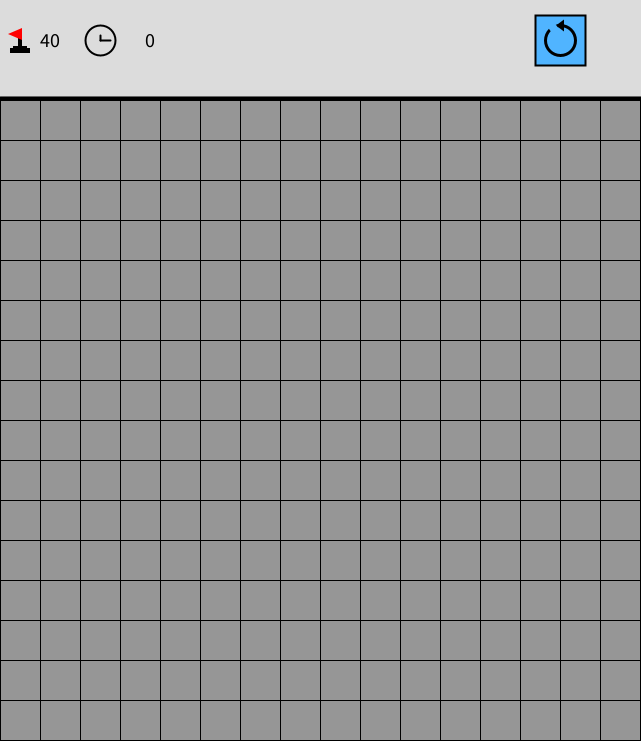
Frame 1 (no input)
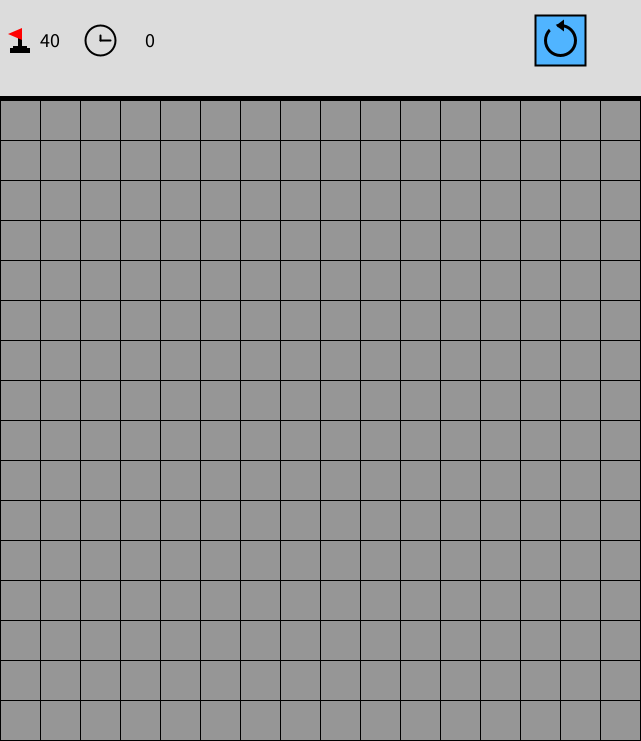
Frame 60 (the mouse pressed at the canvas centre just before this capture)
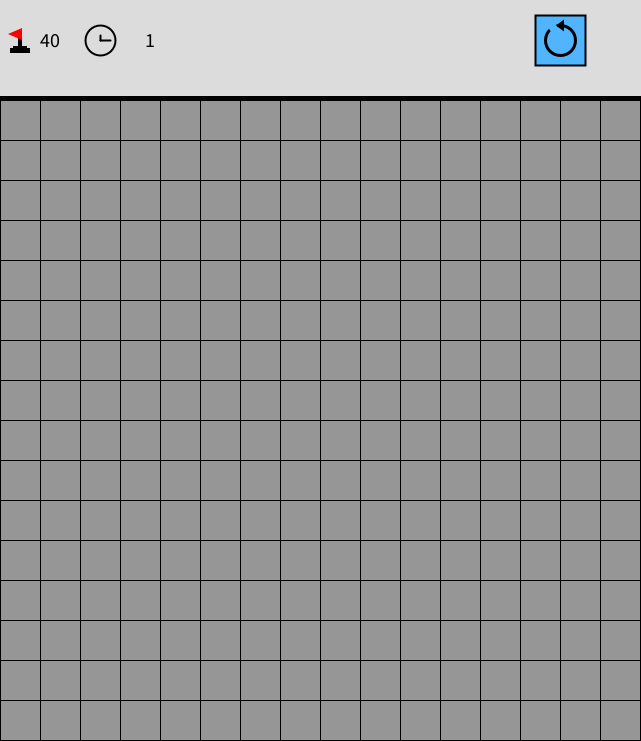
Frame 120 (the mouse held since frame 60 and released just before this capture)

The Processing sketch that drew these frames (run headless with seeded random() and noise(); from frame 60 on, the mouse is pressed at the canvas centre):

// Processing sketch: minesweeper
// ── minesweeper.pde
// Minesweeper clone by Ben Liu
// March 29, 2020

// 2D array of all tile objects
Tile[][] tiles;

////////////////////////////////////////////////////////////////////////////////////////////
// You can change this!

// Number of bombs in the game
// Make sure the # of mines do not exceed the # of tiles
int numOfMines = 40;

// Number of tiles in the game
// Make sure to resize the window below if you change the # of rows/columns
int columns = 16;
int rows = 16;

// Regular minesweeper rules:
// Easy:   9x9,   10 mines | size(361, 461);
// Medium: 16x16, 40 mines | size(641, 741);
// Expert: 30x16, 99 mines | size(1201, 741);
////////////////////////////////////////////////////////////////////////////////////////////

// Global variables
int totalTiles = columns * rows;
int timer = 0;
int flagsLeft = numOfMines;
int tilesLeft;
boolean firstClick = false;
boolean gameOver = false;
boolean win = false;

void setup(){
  // Declare the tile object array
  tiles = new Tile[columns][rows];

////////////////////////////////////////////////////////////////////////////////////////////
  // Resize the window here
  // Each row/column is 40 pixels
  // Then, add 1 to the first number and add 101 to the second number
  // Example: 10 columns, 10 rows -> (401, 501)
  size(641, 741);
////////////////////////////////////////////////////////////////////////////////////////////

  textAlign(CENTER, CENTER);

  // Create all the tiles
  createTiles();

}

void draw(){

  // Display the top of the window
  noStroke();
  fill(220);
  rect(0, 0, width, 96);
  stroke(0);
  strokeWeight(4);
  line(0, 98, width, 98);

  // Display the three icons at the top
  drawFlag(0, 20);
  drawClock(100, 40);
  drawRestart(width * 0.875, 40);

  // Display the text for the timer and the flags left
  fill(0);
  textSize(20);
  // Processing runs at 60 fps on default settings
  // Therefore, each 60 iterations of the void_draw is one second
  text(timer/60, 150, 40);
  text(flagsLeft, 50, 40);
  textSize(25);

  // Displays all the tiles
  int total = 0;
  for(int i = 0; i < columns; i++){
    for(int j = 0; j < rows; j++){

      // Display methods
      tiles[i][j].displayTile();
      tiles[i][j].displayMine();
      tiles[i][j].displayFlag();
      tiles[i][j].displayNum();

      if (tiles[i][j].getRevealed() == true){

        // If the player reveals a tile with a mine, then it's game over
        if (tiles[i][j].getMine() == true){
          gameOver = true;
        }

        // If the player reveals a tile with no mines around it,
        // reveal all the adjacent tiles automatically
        if (tiles[i][j].getTileNum() == 0 && tiles[i][j].getMine() == false){
          revealEmptyTiles(i, j);
        }

        // Each revealed tile adds the accumulator variable "total"
        total++;
      }

      // When it's game over, then
      // 1. Show all the mines
      // 2. Display a X if the player flagged a tile without a mine (incorrect flagging)
      // 3. Show which mine they revealed
      if (gameOver == true){
        tiles[i][j].displayAllMines();
        if (tiles[i][j].getFlag() == true && tiles[i][j].getMine() == false){
          tiles[i][j].displayCross();
        }
        if (tiles[i][j].getRevealed() == true && tiles[i][j].getMine() == true){
          tiles[i][j].displayCross();
        }
      }

    }
  }

  // This determines whether all the tiles without a mine have been revealed
  // (this means the player won)
  tilesLeft = totalTiles - total - numOfMines;
  if (tilesLeft == 0 && gameOver == false){
    win = true;
  }

  if (win == true){
    fill(0, 200, 0);
    text("You win!", width * 0.625, 40);
  }
  else if (gameOver == true){
    fill(255, 0, 0);
    text("Game over", width * 0.625, 40);
  }
  else{
    // Only run the timer if the game is active
    timer++;
  }
}

void mousePressed(){

  // Restart if the player clicks the restart button
  if (mouseX >= width * 0.875 - 25 && mouseX <= width * 0.875 + 25 && mouseY >= 15 && mouseY <= 65){
    restart();
  }

  if (mouseY >= 100){

    // Calculates the tile's column and row from the mouse's position (in pixels)
    int column = mouseX / 40;
    int row = (mouseY - 100) / 40;

    if (gameOver == false && win == false){

      // Reveals a tile if the player left-clicks on a tile
      if (mouseButton == LEFT){
        if (tiles[column][row].getFlag() == false){
          tiles[column][row].reveal();

          // Only create the mines after the first tile is revealed
          // This guarantees the player does not lose on the first turn
          if (firstClick == false){

            // Create some empty tiles near the first click
            IntList coordinates = createEmptyTiles(column, row);

            // Create all the mines
            createMines(coordinates);

            // Calculate the number of mines around the tile
            calcTileNum();

            firstClick = true;
          }

        }
      }

      // Flags/Unflags a tile if the player right-clicks on a tile
      else if (mouseButton == RIGHT){
        if (tiles[column][row].getRevealed() == false){
          if (tiles[column][row].getFlag() == false){
            tiles[column][row].setFlag(true);
            flagsLeft--;
          }
          else{
            tiles[column][row].setFlag(false);
            flagsLeft++;
          }
        }
      }

    }
  }
}

// This function creates all the tiles and adds them to the array
void createTiles(){
  for (int i = 0; i < columns; i++) {
    for (int j = 0; j < rows; j++) {

      // Instantiate all the tile objects
      tiles[i][j] = new Tile(i, j, 0, false, false, false);

    }
  }
}


// This function assigns all the mines to the tiles at random
// Parameter "emptyTiles" contains the tiles adjacent to the first tile revealed
// This will ensure no mines are placed on those tiles
void createMines(IntList emptyTiles){

  int minesLeft = numOfMines;

  while(minesLeft > 0){

    // Selects tiles at random until all the mines are created
    int i = int(random(0, columns));
    int j = int(random(0, rows));
    int num = j * columns + i;

    // Only create a mine if the tile does not already have a mine and is not
    // in the "emptyTiles" list
    if (tiles[i][j].getMine() == false && emptyTiles.hasValue(num) == false){
      tiles[i][j].setMine(true);
      minesLeft -= 1;

    }
  }
}

// This function calculates how many mines are adjacent to each tile
// Any way to remove all these for-loops?
void calcTileNum(){

  int total = 0;

  // For each tile...
  for (int x = 0; x < columns; x++) {
    for (int y = 0; y < rows; y++) {

      // Check the tiles surrounding it
      for (int i = -1; i < 2; i++){

        // Skip checking a tile for mines if the selected tile is outside of the map
        if (x == 0 && i == -1 || x == columns - 1 && i == 1){
          continue;
        }

        for (int j = -1; j < 2; j++){

          // Skip checking a tile for mines if the selected tile is outside of the map
          if (y == 0 && j == -1 || y == rows - 1 && j == 1){
            continue;
          }

          // Skip checking a tile for mines if it is the middle tile
          // (the one being checked by the outer for loops)
          else if (i == 0 && j == 0){
            continue;
          }

          // If the tile has a mine, add one to the accumulator
          else{
            if (tiles[x + i][y + j].getMine() == true){
              total++;
            }
          }

        }
      }

    // Once the inner loops are done, the we know the number of mines in the
    // surrounding tiles
    tiles[x][y].setTileNum(total);
    total = 0;
    }
  }
}

// Restarts the game by instantiating all tiles again and reseting all variables
void restart(){
  tiles = new Tile[columns][rows];
  createTiles();
  firstClick = false;
  gameOver = false;
  win = false;
  timer = 0;
  flagsLeft = numOfMines;
}


// This function reveals the tiles adjacent to an empty tile
// Parameters "x" and "y" is the column and row of the tile
void revealEmptyTiles(int x, int y){
  int xPos;
  int yPos;
  for (int i = -1; i < 2; i++){
    for (int j = -1; j < 2; j++){
      xPos = constrain(x + i, 0, columns - 1);
      yPos = constrain(y + j, 0, rows - 1);
      tiles[xPos][yPos].reveal();
    }
  }
}

// This function returns a list of empty tiles adjacent to the first click
// This guarantees that the player has somewhere to start
// Parameters "x" and "y" is the column and row of the tile
IntList createEmptyTiles(int x, int y){

  IntList emptyTiles;
  emptyTiles = new IntList();

  for (int i = -1; i < 2; i++){
    for (int j = -1; j < 2; j++){
      int num = (y + j) * columns + (i + x);
      emptyTiles.append(num);
    }
  }
  return emptyTiles;
}

// Using the coordinates "x" and "y", draw a flag
void drawFlag(float x, float y){
  strokeWeight(0);
  noStroke();
  fill(0);
  rect(x + 10, y + 28, 20, 5);
  rect(x + 13, y + 26, 14, 2);
  rect(x + 18, y + 10, 4, 20);
  fill(255, 0, 0);
  triangle(x + 8, y + 14, x + 22, y + 8, x + 22, y + 20);
}

// Using the coordinates "x" and "y", draw a clock
void drawClock(float x, float y){
  stroke(0);
  strokeWeight(2);
  noFill();
  ellipse(x, y, 30, 30);
  line(x, y - 5, x, y);
  line(x + 10, y, x, y);
}

// Using the coordinates "x" and "y", draw a restart button
void drawRestart(float x, float y){
  stroke(0);
  strokeWeight(2);
  fill(80, 180, 255);
  rect(x - 25, y - 25, 50, 50);
  noFill();
  strokeWeight(3);
  ellipse(x, y, 30, 30);
  triangle(x - 2, y - 15, x + 2, y - 18, x + 2, y - 12);
  stroke(80, 180, 255);
  strokeWeight(8);
  line(x - 9, y - 15, x - 4, y - 8);
}

// Parameter "column" is the column of the tile (starting at column 0)
// Parameter "row" is the row of the tile (starting at row 0)
// Parameter "tileNum" is the number of mines around the tile
// Parameter "revealed" is whether the tile has been revealed by the player
// Parameter "mine" is whether the tile contains a mine
// Parameter "flag" is whether the tile is flagged
class Tile {

  int column, row, tileNum;
  boolean revealed, mine, flag;

  Tile (int c, int r, int n, boolean rev, boolean m, boolean f) {
    column = c;
    row = r;
    tileNum = n;
    revealed = rev;
    mine = m;
    flag = f;
  }

  void displayTile(){

    // These variables scale the column and row, ,making it easier to
    // draw things
    int x = column * 40;
    int y = row * 40 + 100;

    if (revealed == false) {
      strokeWeight(1);
      stroke(0);
      fill(150);
      rect(x, y, 40, 40);
    }
    else{
      stroke(50);
      strokeWeight(1);
      fill(200);
      rect(x, y, 40, 40);
    }
  }

  void displayMine(){
    int x = column * 40;
    int y = row * 40 + 100;
    if (mine == true && revealed == true) {
      noStroke();
      fill(0);
      ellipse(x + 20, y + 20, 20, 20);
      strokeWeight(2);
      stroke(0);
      line(x + 20, y + 7, x + 20, y + 33);
      line(x + 7, y + 20, x + 33, y + 20);
      strokeWeight(1);
      line(x + 10, y + 10, x + 30, y + 30);
      line(x + 10, y + 30, x + 30, y + 10);
      noStroke();
      fill(255);
      rect(x + 16, y + 16, 4, 4);
    }
  }

  void displayAllMines(){
    int x = column * 40;
    int y = row * 40 + 100;
    if (mine == true) {
      noStroke();
      fill(0);
      ellipse(x + 20, y + 20, 20, 20);
      strokeWeight(2);
      stroke(0);
      line(x + 20, y + 7, x + 20, y + 33);
      line(x + 7, y + 20, x + 33, y + 20);
      strokeWeight(1);
      line(x + 10, y + 10, x + 30, y + 30);
      line(x + 10, y + 30, x + 30, y + 10);
      noStroke();
      fill(255);
      rect(x + 16, y + 16, 4, 4);
    }
  }

  void displayFlag(){
    int x = column * 40;
    int y = row * 40 + 100;
    if (flag == true && revealed == false){
      strokeWeight(0);
      noStroke();
      fill(0);
      rect(x + 10, y + 28, 20, 5);
      rect(x + 13, y + 26, 14, 2);
      rect(x + 18, y + 10, 4, 20);
      fill(255, 0, 0);
      triangle(x + 8, y + 14, x + 22, y + 8, x + 22, y + 20);
    }
  }

  void displayCross(){
    int x = column * 40;
    int y = row * 40 + 100;
    stroke(200, 0, 0);
    strokeWeight(4);
    line(x + 5, y + 5, x + 35, y + 35);
    line(x + 5, y + 35, x + 35, y + 5);
  }

  void displayNum(){
    int x = column * 40;
    int y = row * 40 + 100;
    if (mine == false && revealed == true){
      textSize(30);
      if (tileNum == 1){
        fill(30, 30, 255);
      }
      else if (tileNum == 2){
        fill(30, 150, 30);
      }
      else if (tileNum == 3){
        fill(255, 0, 0);
      }
      else if (tileNum == 4){
        fill(0, 0, 150);
      }
      else if (tileNum == 5){
        fill(150, 0, 0);
      }
      else if (tileNum == 6){
        fill(0, 150, 150);
      }
      else if (tileNum == 7){
        fill(0, 0, 0);
      }
      else if (tileNum == 8){
        fill(150, 150, 150);
      }
      if (tileNum != 0){
        text(tileNum, x + 20, y + 18);
      }
    }
  }

  void setMine(boolean newMine){
    mine = newMine;
  }

  boolean getMine(){
    return mine;
  }

  void setFlag(boolean newFlag){
    flag = newFlag;
  }

  boolean getFlag(){
    return flag;
  }

  void reveal(){
    revealed = true;
  }

  boolean getRevealed(){
    return revealed;
  }

  void setTileNum(int newTileNum){
    tileNum = newTileNum;
  }

  int getTileNum(){
    return tileNum;
  }
}
